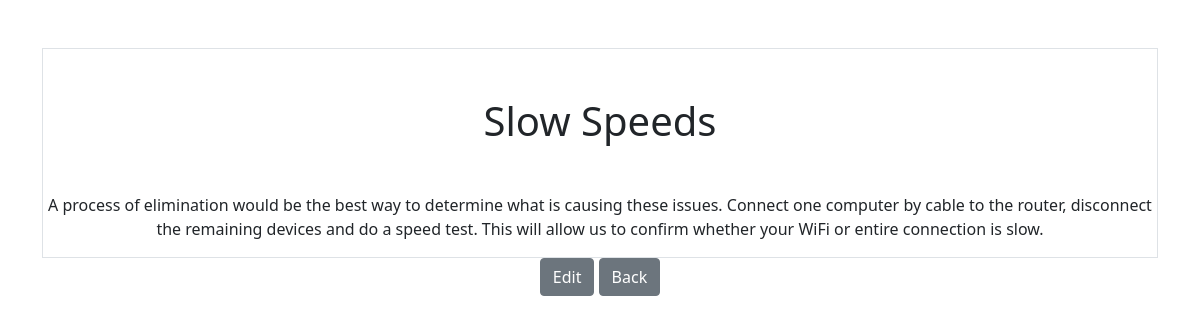
/smart/notes/6, run on the app's committed database.
### notes/models.py (models this page shows)
class Notes(models.Model):
    title = models.CharField(max_length=200)
    text = models.TextField()
    created = models.DateTimeField(auto_now_add=True)

### notes/views.py (the view)
# urls.py: path('notes/<int:pk>', views.NotesDetailView.as_view(), name="notes.detail"),
class NotesDetailView(DetailView):
    model = Notes
    context_object_name = "note"
    template_name = "notes/notes_detail.html"

### notes/templates/notes/notes_detail.html
{% extends "base.html" %} {% block content %}
<div class="border round">
<h1 class="my-5">{{note.title}}</h1>
<p>{{note.text}}</p>
</div>
<a href="{% url 'notes.update' pk=note.id %}" class="btn btn-secondary ">Edit</a>
<a href="{% url 'notes.list' %}" class="btn btn-secondary ">Back</a>
{% endblock %}

### data on the page
Notes: title "Slow Speeds", text "A process of elimination would be the best way to determine what is causing these issues. Connect one computer by cable to the router, disconnect the remaining devices and do a speed test. This will allow us to confirm whether your WiFi or entire connection is slow."
